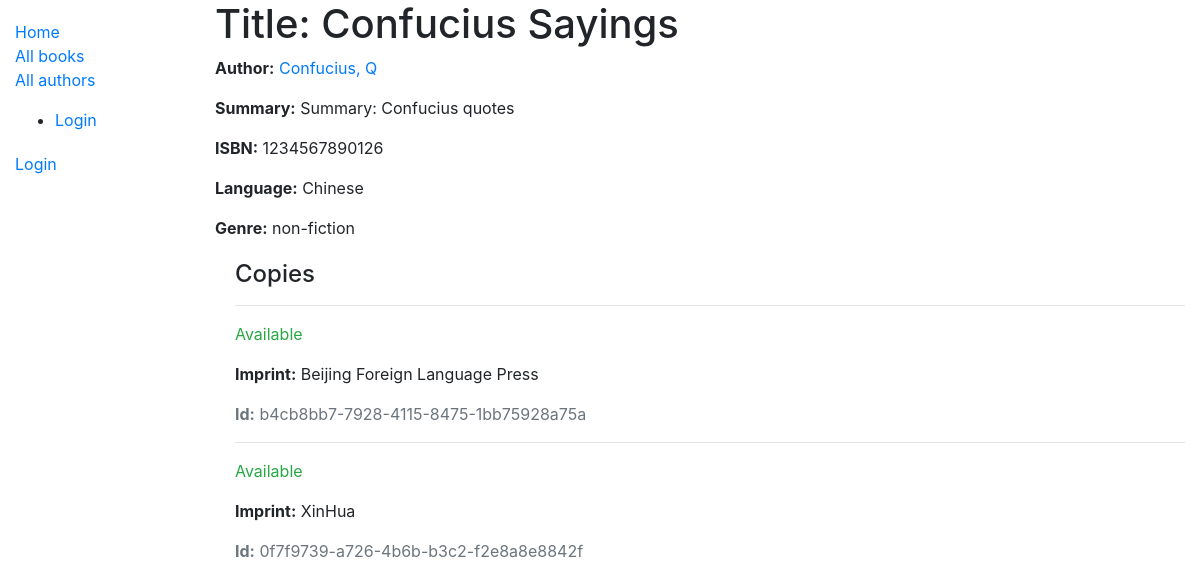
/catalog/book/4, run on an earlier commit of the app's database.
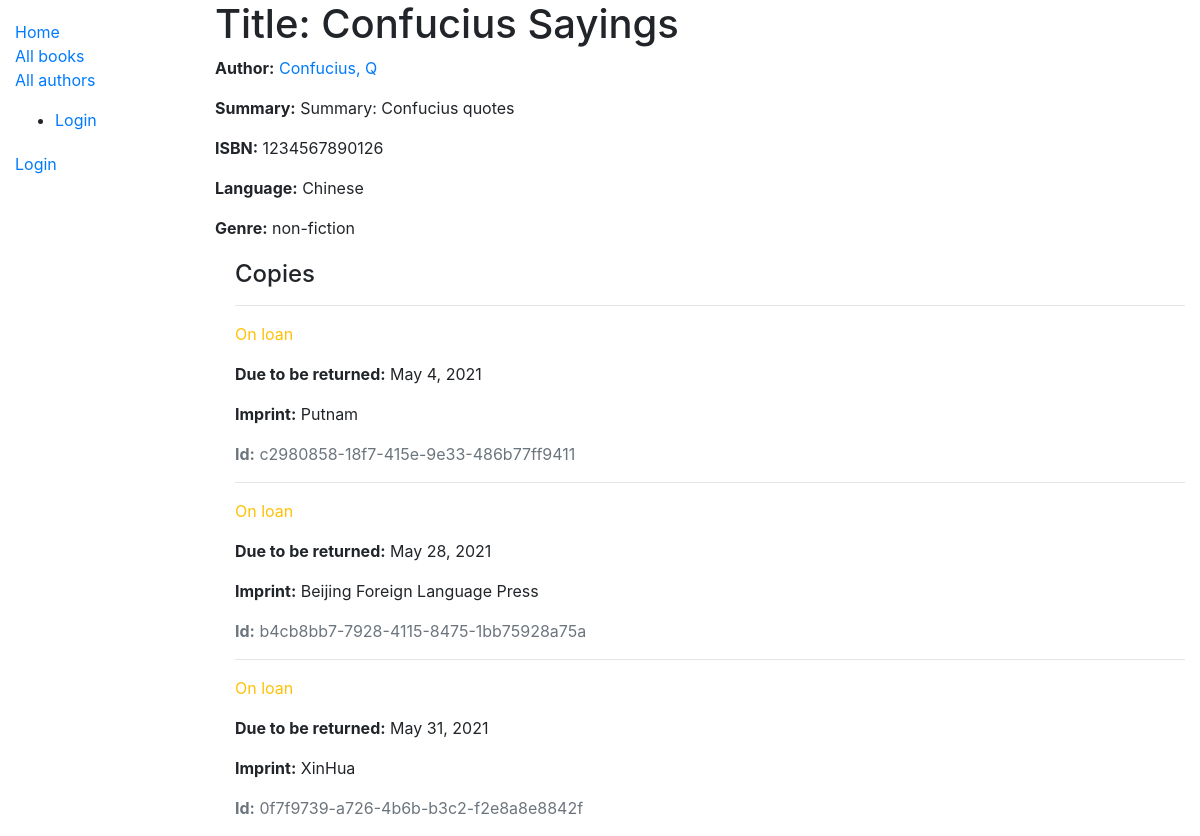
And on a later commit of the database.
### catalog/models.py (models this page shows, shortened)
class BookInstance(models.Model):
    id = models.UUIDField(primary_key=True, default=uuid.uuid4, help_text='Unique ID for this particular book across whole library')
    book = models.ForeignKey('Book', on_delete=models.RESTRICT, null=True)
    imprint = models.CharField(max_length=200)
    due_back = models.DateField(null=True, blank=True)
    borrower = models.ForeignKey(User, on_delete=models.SET_NULL, null=True, blank=True)
    LOAN_STATUS = (
        ('m', 'Maintenance'),
        ('o', 'On loan'),
        ('a', 'Available'),
        ('r', 'Reserved'),
    )
    status = models.CharField(
        max_length=1,
        choices=LOAN_STATUS,
        blank=True,
        default='m',
        help_text='Book availability',
    )
    class Meta:
        ordering = ['due_back']
        permissions = (("can_mark_returned", "Set book as returned"),)

### catalog/views.py (the view)
# urls.py: path('book/<int:pk>', views.BookDetailView.as_view(), name='book-detail'),
class BookDetailView(generic.DetailView):
    model = Book

### catalog/models.py (called while the page is built)
    def __str__(self):
        return self.name

    def __str__(self):
        return f'{self.last_name}, {self.first_name}'

    def __str__(self):
        return self.name

### catalog/templates/catalog/book_detail.html
{% extends "base_generic.html" %}
{% block content %}
  <h1>Title: {{ book.title }}</h1>
  <p><strong>Author:</strong> <a href="{% url 'author-detail' book.author.pk %}">{{ book.author }}</a></p>
  <p><strong>Summary:</strong> {{ book.summary }}</p>
  <p><strong>ISBN:</strong> {{ book.isbn }}</p>
  <p><strong>Language:</strong> {{ book.language }}</p>
  <p><strong>Genre:</strong> {{ book.genre.all|join:", " }}</p>
  <div style="margin-left:20px;margin-top:20px">
    <h4>Copies</h4>
    {% for copy in book.bookinstance_set.all %}
      <hr>
      <p class="{% if copy.status == 'a' %}text-success{% elif copy.status == 'm' %}text-danger{% else %}text-warning{% endif %}">
        {{ copy.get_status_display }}
      </p>
      {% if copy.status != 'a' %}
        <p><strong>Due to be returned:</strong> {{ copy.due_back }}</p>
      {% endif %}
      <p><strong>Imprint:</strong> {{ copy.imprint }}</p>
      <p class="text-muted"><strong>Id:</strong> {{ copy.id }}</p>
    {% endfor %}
  </div>
{% endblock %}

What changed in the data, as far as the page shows it:
added BookInstance: status "On loan", due_back "May 4, 2021", imprint "Putnam", id "c2980858-18f7-415e-9e33-486b77ff9411"
changed BookInstance "Beijing Foreign Language Press": status "Available" → "On loan"; due_back (not shown) → "May 28, 2021"
changed BookInstance "XinHua": status "Available" → "On loan"; due_back (not shown) → "May 31, 2021"
